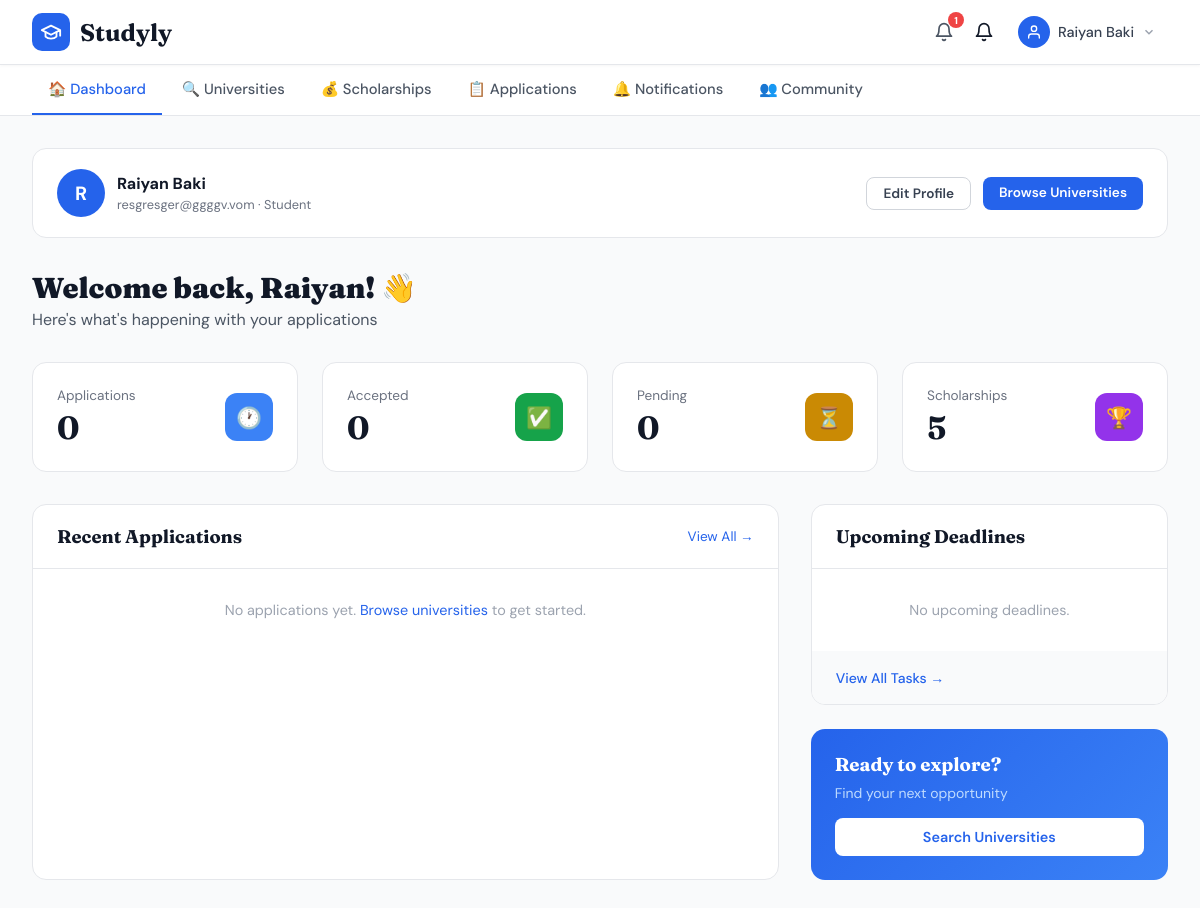
The app's page /dashboard/ (signed in), older data.
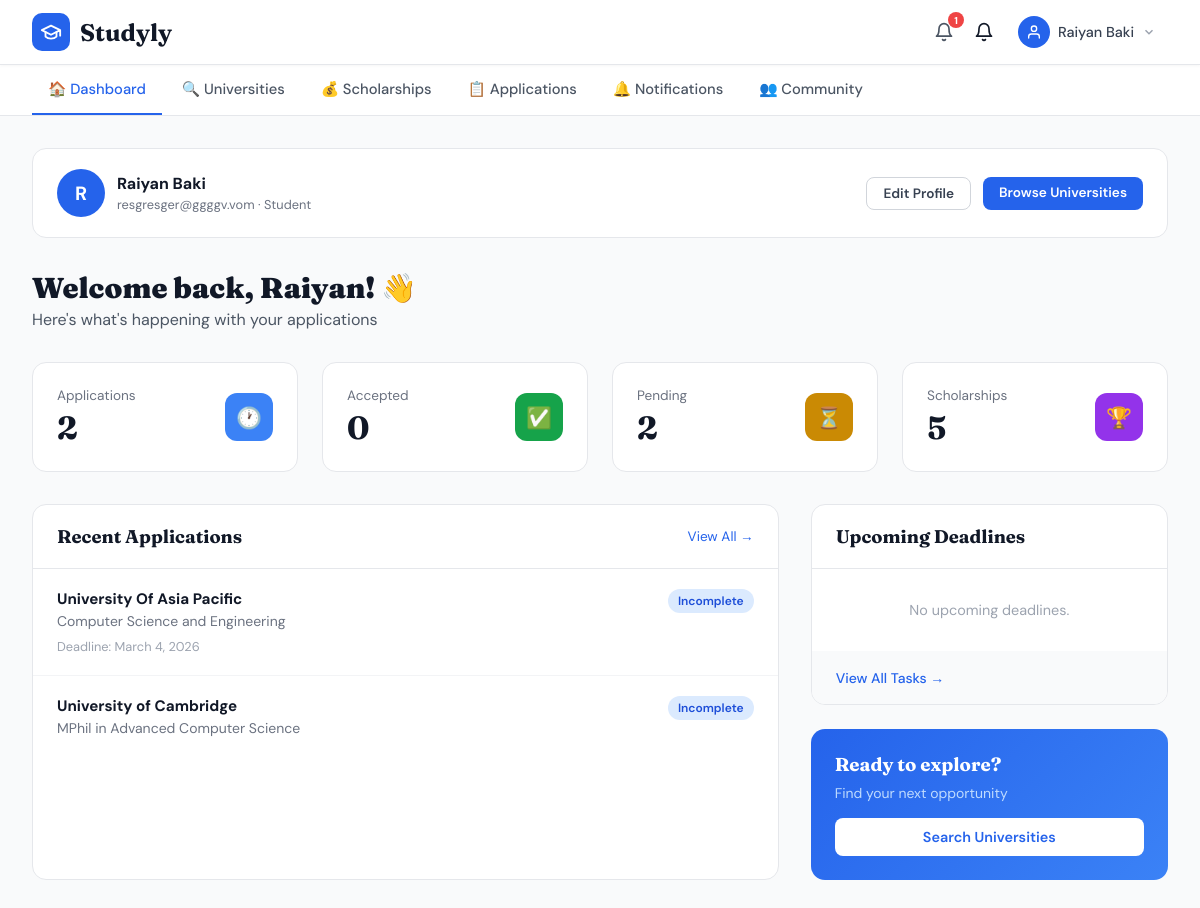
The same page, newer data.
### applications/models.py (models this page shows, shortened)
class Application(models.Model):
    STATUS_CHOICES = [
        ('incomplete',   'Incomplete'),
        ('submitted',    'Submitted'),
        ('under_review', 'Under Review'),
        ('accepted',     'Accepted'),
        ('rejected',     'Rejected'),
    ]
    user = models.ForeignKey(
        settings.AUTH_USER_MODEL,
        on_delete=models.CASCADE,
        related_name='applications'
    )
    university = models.ForeignKey(
        University,
        on_delete=models.CASCADE,
        related_name='applications'
    )
    program = models.ForeignKey(
        Program,
        on_delete=models.SET_NULL,
        null=True, blank=True,
        related_name='applications'
    )
    status = models.CharField(
        max_length=20,
        choices=STATUS_CHOICES,
        default='incomplete'
    )
    personal_statement = models.FileField(
        upload_to='applications/personal_statements/',
        null=True, blank=True
    )
    transcripts = models.FileField(
        upload_to='applications/transcripts/',
        null=True, blank=True
    )
    recommendations = models.FileField(
        upload_to='applications/recommendations/',
        null=True, blank=True
    )
    english_test = models.FileField(
        upload_to='applications/english_tests/',
        null=True, blank=True
    )
    financial_docs = models.FileField(
        upload_to='applications/financial_docs/',
        null=True, blank=True
    )
    cv_resume = models.FileField(
        upload_to='applications/cv_resumes/',
        null=True, blank=True
    )
    notes = models.TextField(blank=True, null=True)
    shared_with_consultant = models.BooleanField(default=False)
    INTAKE_CHOICES = [
        ('fall_2025', 'Fall 2025'),
        ('spring_2026', 'Spring 2026'),
        ('fall_2026', 'Fall 2026'),
        ('spring_2027', 'Spring 2027'),
        ('rolling', 'Rolling / Anytime'),
    ]
    intake_season = models.CharField(max_length=20, choices=INTAKE_CHOICES, null=True, blank=True)
    deadline = models.DateField(null=True, blank=True)
    applied_date = models.DateField(auto_now_add=True)
    updated_at   = models.DateTimeField(auto_now=True)
    class Meta:
        ordering = ['-applied_date']
        unique_together = ['user', 'university', 'program']

### universities/models.py (models this page shows, shortened)
class University(models.Model):
    name = models.CharField(max_length=255)
    country = models.CharField(max_length=100)
    city = models.CharField(max_length=100, blank=True, null=True)
    description = models.TextField(blank=True, null=True)
    ranking = models.IntegerField(blank=True, null=True)
    website = models.URLField(blank=True, null=True)
    apply_url = models.URLField(blank=True, null=True, help_text="Direct application portal URL")
    tuition_display = models.CharField(
        max_length=100, blank=True, null=True,
        help_text="e.g. $54,000/yr"
    )
    acceptance_rate = models.FloatField(
        blank=True, null=True,
        help_text="e.g. 4.5 for 4.5%"
    )
    rating = models.FloatField(blank=True, null=True, help_text="e.g. 4.9")
    total_students = models.CharField(max_length=50, blank=True, null=True)
    established_year = models.IntegerField(blank=True, null=True)
    min_gpa = models.FloatField(blank=True, null=True, help_text="Minimum GPA required")
    min_ielts = models.FloatField(blank=True, null=True, help_text="Minimum IELTS score")
    image = models.ImageField(upload_to='universities/', blank=True, null=True)
    created_at = models.DateTimeField(auto_now_add=True)
    updated_at = models.DateTimeField(auto_now=True)
    class Meta:
        ordering = ['ranking']
        verbose_name_plural = 'Universities'

class Program(models.Model):
    LEVEL_CHOICES = [
        ('bsc', 'BSc'),
        ('msc', 'MSc'),
        ('mba', 'MBA'),
        ('phd', 'PhD'),
        ('diploma', 'Diploma'),
        ('certificate', 'Certificate'),
    ]
    university = models.ForeignKey(
        University, on_delete=models.CASCADE, related_name='programs'
    )
    name = models.CharField(max_length=255)
    level = models.CharField(max_length=20, choices=LEVEL_CHOICES, default='msc')
    duration = models.CharField(max_length=50, blank=True, null=True, help_text="e.g. 2 years")
    tuition_per_year = models.CharField(max_length=100, blank=True, null=True)
    requirements = models.TextField(blank=True, null=True)
    class Meta:
        ordering = ['name']

### dashboard/views.py (the view)
# urls.py: path('',                                  views.dashboard,           name='dashboard'),
@login_required
def dashboard(request):
    user = request.user
    applications = Application.objects.filter(user=user)
    total_apps     = applications.count()
    accepted_apps  = applications.filter(status='accepted').count()
    pending_apps   = applications.filter(
        status__in=['submitted', 'under_review', 'incomplete']
    ).count()
    recent_apps = applications.select_related(
        'university', 'program'
    ).order_by('-applied_date')[:3]
    upcoming = applications.filter(
        deadline__gte=timezone.now().date()
    ).order_by('deadline')[:3]
    scholarships_count = Scholarship.objects.filter(
        deadline__gte=timezone.now().date()
    ).count()
    unread_notifications = Notification.objects.filter(
        user=user, is_read=False
    ).count()
    return render(request, 'dashboard/dashboard.html', {
        'total_apps': total_apps,
        'accepted_apps': accepted_apps,
        'pending_apps': pending_apps,
        'recent_apps': recent_apps,
        'upcoming': upcoming,
        'scholarships_count': scholarships_count,
        'unread_notifications': unread_notifications,
    })

### users/context_processors.py (called while the page is built)
def unread_notifications(request):
    if request.user.is_authenticated:
        from notifications.models import Notification
        count = Notification.objects.filter(user=request.user, is_read=False).count()
        return {'unread_notif_count': count}
    return {'unread_notif_count': 0}

### templates/dashboard/dashboard.html (shortened to what the changed rows need)
{% extends "base.html" %}
{% block content %}
<main>
  <h1 class="page-title">Welcome back, {{ request.user.first_name|default:request.user.username }}! 👋</h1>
  <div class="stats-grid">
    <div class="stat-card">
      <div class="stat-info"><p>Applications</p><div class="val">{{ total_apps }}</div></div>
    </div>
    <div class="stat-card">
      <div class="stat-info"><p>Pending</p><div class="val">{{ pending_apps }}</div></div>
    </div>
  </div>
  <div class="content-grid">
    <div class="card col-2">
      <div class="card-header">
        <h2>Recent Applications</h2>
        <a href="{% url 'applications:list' %}">View All →</a>
      </div>
      {% if recent_apps %}
        {% for app in recent_apps %}
          <div class="app-item">
            <div class="app-item-top">
              <div>
                <h3>{{ app.university.name }}</h3>
                <p>{{ app.program.name|default:"—" }}</p>
              </div>
              {% if app.status == 'accepted' %}
                <span class="badge badge-green">Accepted</span>
              {% elif app.status == 'rejected' %}
                <span class="badge badge-red">Rejected</span>
              {% elif app.status == 'under_review' %}
                <span class="badge badge-yellow">Under Review</span>
              {% elif app.status == 'incomplete' %}
                <span class="badge badge-blue">Incomplete</span>
              {% else %}
                <span class="badge badge-gray">{{ app.get_status_display }}</span>
              {% endif %}
            </div>
            {% if app.deadline %}
              <div class="deadline">Deadline: {{ app.deadline|date:"F j, Y" }}</div>
            {% endif %}
          </div>
        {% endfor %}
      {% else %}
        <div class="empty-msg">
          No applications yet. <a href="{% url 'universities:list' %}" style="color:#2563eb;">Browse universities</a> to get started.
        </div>
      {% endif %}
    </div>
    <div>
      <div class="card">
        <div class="card-header"><h2>Upcoming Deadlines</h2></div>
      </div>
    </div>
  </div>
</main>
{% endblock %}

Row changes from the older to the newer data that the page shows:
added Application: university.name "University Of Asia Pacific", program.name "Computer Science and Engineering", status "Incomplete", deadline "March 4, 2026"
added Application: university.name "University of Cambridge", program.name "MPhil in Advanced Computer Science", status "Incomplete"
Text that changed along with them:
{{ total_apps }}: "0" → "2"
{{ pending_apps }}: "0" → "2"
text no longer shown: "No applications yet. Browse universities to get started."
